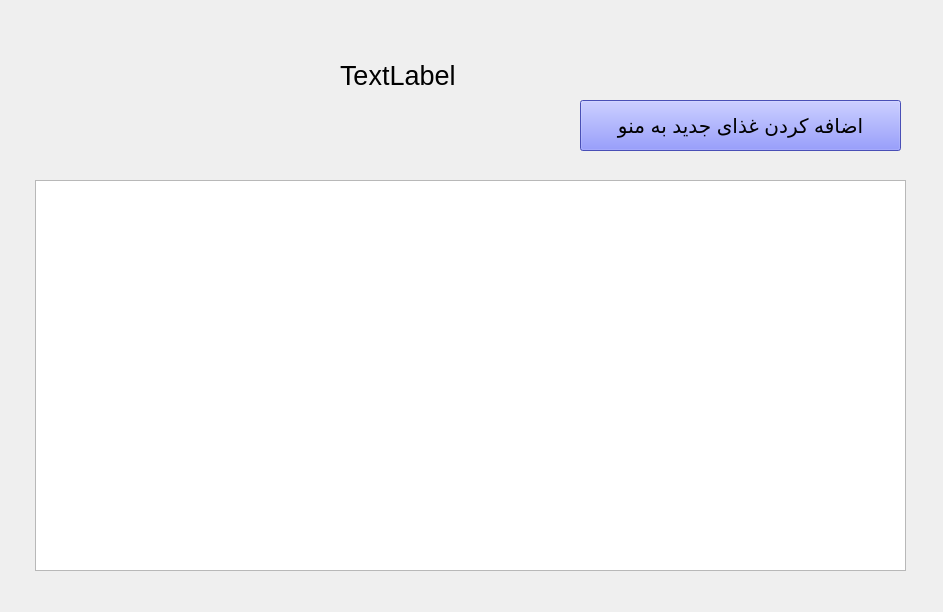
<?xml version="1.0" encoding="UTF-8"?>
<ui version="4.0">
 <class>RestaurantF</class>
 <widget class="QWidget" name="RestaurantF">
  <property name="geometry">
   <rect>
    <x>0</x>
    <y>0</y>
    <width>943</width>
    <height>612</height>
   </rect>
  </property>
  <property name="windowTitle">
   <string>Form</string>
  </property>
  <widget class="QLabel" name="label">
   <property name="geometry">
    <rect>
     <x>340</x>
     <y>20</y>
     <width>241</width>
     <height>111</height>
    </rect>
   </property>
   <property name="font">
    <font>
     <pointsize>20</pointsize>
    </font>
   </property>
   <property name="text">
    <string>TextLabel</string>
   </property>
  </widget>
  <widget class="QPushButton" name="addMenu">
   <property name="geometry">
    <rect>
     <x>580</x>
     <y>100</y>
     <width>321</width>
     <height>51</height>
    </rect>
   </property>
   <property name="font">
    <font>
     <pointsize>15</pointsize>
    </font>
   </property>
   <property name="styleSheet">
    <string notr="true">color: rgb(0, 0, 0);
background-color: rgb(102, 110, 255);</string>
   </property>
   <property name="text">
    <string>اضافه کردن غذای جدید به منو</string>
   </property>
  </widget>
  <widget class="QListView" name="listView">
   <property name="geometry">
    <rect>
     <x>35</x>
     <y>180</y>
     <width>871</width>
     <height>391</height>
    </rect>
   </property>
  </widget>
 </widget>
 <resources/>
 <connections/>
</ui>
